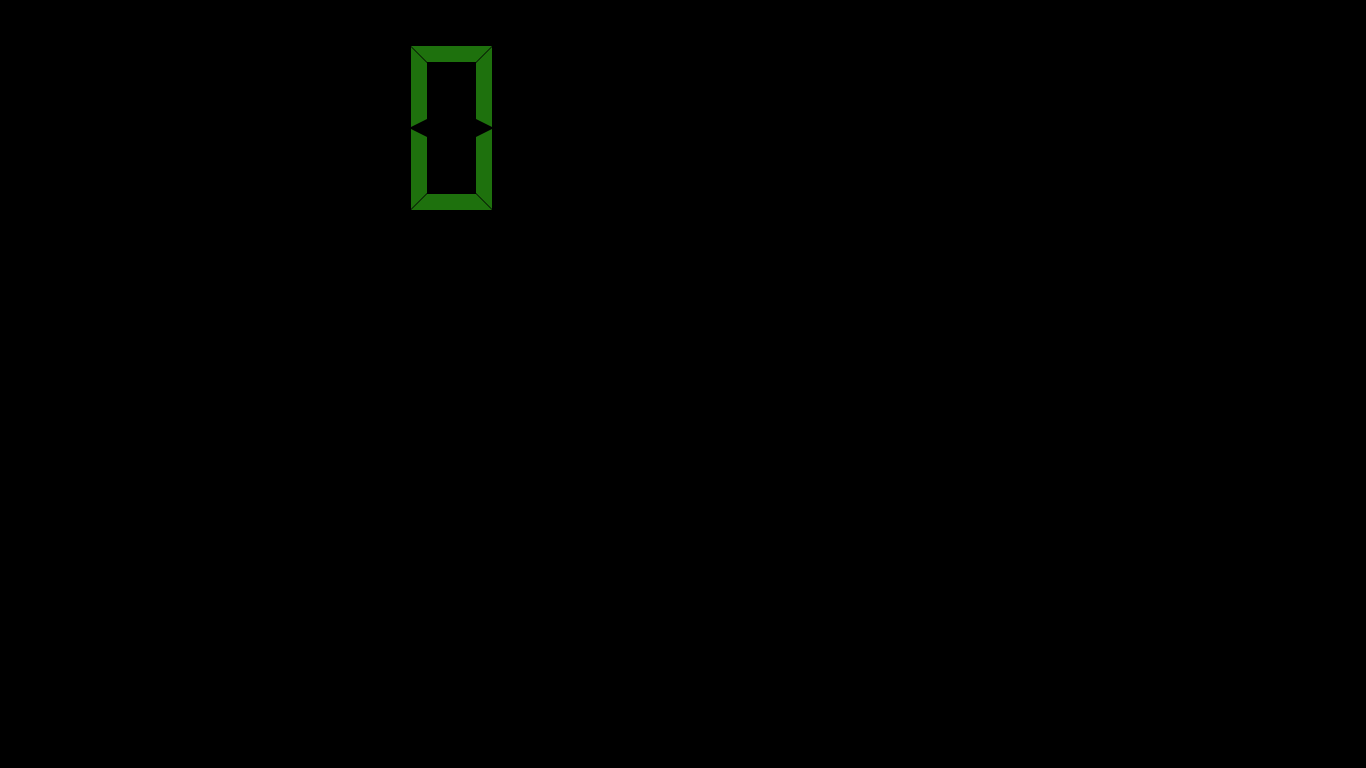
<?xml version="1.0" encoding="UTF-8"?>
<ui version="4.0">
 <class>MainWindow</class>
 <widget class="QMainWindow" name="MainWindow">
  <property name="geometry">
   <rect>
    <x>0</x>
    <y>0</y>
    <width>1366</width>
    <height>768</height>
   </rect>
  </property>
  <property name="palette">
   <palette>
    <active>
     <colorrole role="Base">
      <brush brushstyle="SolidPattern">
       <color alpha="255">
        <red>255</red>
        <green>255</green>
        <blue>255</blue>
       </color>
      </brush>
     </colorrole>
     <colorrole role="Window">
      <brush brushstyle="SolidPattern">
       <color alpha="255">
        <red>0</red>
        <green>0</green>
        <blue>0</blue>
       </color>
      </brush>
     </colorrole>
    </active>
    <inactive>
     <colorrole role="Base">
      <brush brushstyle="SolidPattern">
       <color alpha="255">
        <red>255</red>
        <green>255</green>
        <blue>255</blue>
       </color>
      </brush>
     </colorrole>
     <colorrole role="Window">
      <brush brushstyle="SolidPattern">
       <color alpha="255">
        <red>0</red>
        <green>0</green>
        <blue>0</blue>
       </color>
      </brush>
     </colorrole>
    </inactive>
    <disabled>
     <colorrole role="Base">
      <brush brushstyle="SolidPattern">
       <color alpha="255">
        <red>0</red>
        <green>0</green>
        <blue>0</blue>
       </color>
      </brush>
     </colorrole>
     <colorrole role="Window">
      <brush brushstyle="SolidPattern">
       <color alpha="255">
        <red>0</red>
        <green>0</green>
        <blue>0</blue>
       </color>
      </brush>
     </colorrole>
    </disabled>
   </palette>
  </property>
  <property name="windowTitle">
   <string>ScreenClock</string>
  </property>
  <property name="windowIcon">
   <iconset resource="leyend.qrc">
    <normaloff>:/logo</normaloff>
    <normalon>:/logo</normalon>
    <activeon>:/logo</activeon>
    <selectedon>:/logo</selectedon>:/logo</iconset>
  </property>
  <property name="iconSize">
   <size>
    <width>96</width>
    <height>96</height>
   </size>
  </property>
  <widget class="QWidget" name="centralwidget">
   <widget class="QLCDNumber" name="lcd_time">
    <property name="geometry">
     <rect>
      <x>0</x>
      <y>0</y>
      <width>512</width>
      <height>256</height>
     </rect>
    </property>
    <property name="palette">
     <palette>
      <active>
       <colorrole role="WindowText">
        <brush brushstyle="SolidPattern">
         <color alpha="255">
          <red>30</red>
          <green>113</green>
          <blue>13</blue>
         </color>
        </brush>
       </colorrole>
       <colorrole role="Button">
        <brush brushstyle="SolidPattern">
         <color alpha="255">
          <red>0</red>
          <green>0</green>
          <blue>0</blue>
         </color>
        </brush>
       </colorrole>
       <colorrole role="Light">
        <brush brushstyle="SolidPattern">
         <color alpha="255">
          <red>0</red>
          <green>0</green>
          <blue>0</blue>
         </color>
        </brush>
       </colorrole>
       <colorrole role="Text">
        <brush brushstyle="SolidPattern">
         <color alpha="255">
          <red>30</red>
          <green>113</green>
          <blue>13</blue>
         </color>
        </brush>
       </colorrole>
       <colorrole role="BrightText">
        <brush brushstyle="SolidPattern">
         <color alpha="255">
          <red>0</red>
          <green>0</green>
          <blue>0</blue>
         </color>
        </brush>
       </colorrole>
       <colorrole role="ButtonText">
        <brush brushstyle="SolidPattern">
         <color alpha="255">
          <red>30</red>
          <green>113</green>
          <blue>13</blue>
         </color>
        </brush>
       </colorrole>
       <colorrole role="Base">
        <brush brushstyle="SolidPattern">
         <color alpha="255">
          <red>0</red>
          <green>0</green>
          <blue>0</blue>
         </color>
        </brush>
       </colorrole>
       <colorrole role="HighlightedText">
        <brush brushstyle="SolidPattern">
         <color alpha="255">
          <red>0</red>
          <green>0</green>
          <blue>0</blue>
         </color>
        </brush>
       </colorrole>
       <colorrole role="AlternateBase">
        <brush brushstyle="SolidPattern">
         <color alpha="255">
          <red>0</red>
          <green>0</green>
          <blue>0</blue>
         </color>
        </brush>
       </colorrole>
       <colorrole role="PlaceholderText">
        <brush brushstyle="SolidPattern">
         <color alpha="128">
          <red>0</red>
          <green>0</green>
          <blue>0</blue>
         </color>
        </brush>
       </colorrole>
      </active>
      <inactive>
       <colorrole role="WindowText">
        <brush brushstyle="SolidPattern">
         <color alpha="255">
          <red>30</red>
          <green>113</green>
          <blue>13</blue>
         </color>
        </brush>
       </colorrole>
       <colorrole role="Button">
        <brush brushstyle="SolidPattern">
         <color alpha="255">
          <red>0</red>
          <green>0</green>
          <blue>0</blue>
         </color>
        </brush>
       </colorrole>
       <colorrole role="Light">
        <brush brushstyle="SolidPattern">
         <color alpha="255">
          <red>0</red>
          <green>0</green>
          <blue>0</blue>
         </color>
        </brush>
       </colorrole>
       <colorrole role="Text">
        <brush brushstyle="SolidPattern">
         <color alpha="255">
          <red>30</red>
          <green>113</green>
          <blue>13</blue>
         </color>
        </brush>
       </colorrole>
       <colorrole role="BrightText">
        <brush brushstyle="SolidPattern">
         <color alpha="255">
          <red>0</red>
          <green>0</green>
          <blue>0</blue>
         </color>
        </brush>
       </colorrole>
       <colorrole role="ButtonText">
        <brush brushstyle="SolidPattern">
         <color alpha="255">
          <red>30</red>
          <green>113</green>
          <blue>13</blue>
         </color>
        </brush>
       </colorrole>
       <colorrole role="Base">
        <brush brushstyle="SolidPattern">
         <color alpha="255">
          <red>0</red>
          <green>0</green>
          <blue>0</blue>
         </color>
        </brush>
       </colorrole>
       <colorrole role="HighlightedText">
        <brush brushstyle="SolidPattern">
         <color alpha="255">
          <red>0</red>
          <green>0</green>
          <blue>0</blue>
         </color>
        </brush>
       </colorrole>
       <colorrole role="AlternateBase">
        <brush brushstyle="SolidPattern">
         <color alpha="255">
          <red>0</red>
          <green>0</green>
          <blue>0</blue>
         </color>
        </brush>
       </colorrole>
       <colorrole role="PlaceholderText">
        <brush brushstyle="SolidPattern">
         <color alpha="128">
          <red>0</red>
          <green>0</green>
          <blue>0</blue>
         </color>
        </brush>
       </colorrole>
      </inactive>
      <disabled>
       <colorrole role="WindowText">
        <brush brushstyle="SolidPattern">
         <color alpha="255">
          <red>120</red>
          <green>120</green>
          <blue>120</blue>
         </color>
        </brush>
       </colorrole>
       <colorrole role="Button">
        <brush brushstyle="SolidPattern">
         <color alpha="255">
          <red>0</red>
          <green>0</green>
          <blue>0</blue>
         </color>
        </brush>
       </colorrole>
       <colorrole role="Light">
        <brush brushstyle="SolidPattern">
         <color alpha="255">
          <red>0</red>
          <green>0</green>
          <blue>0</blue>
         </color>
        </brush>
       </colorrole>
       <colorrole role="Text">
        <brush brushstyle="SolidPattern">
         <color alpha="255">
          <red>120</red>
          <green>120</green>
          <blue>120</blue>
         </color>
        </brush>
       </colorrole>
       <colorrole role="BrightText">
        <brush brushstyle="SolidPattern">
         <color alpha="255">
          <red>0</red>
          <green>0</green>
          <blue>0</blue>
         </color>
        </brush>
       </colorrole>
       <colorrole role="ButtonText">
        <brush brushstyle="SolidPattern">
         <color alpha="255">
          <red>120</red>
          <green>120</green>
          <blue>120</blue>
         </color>
        </brush>
       </colorrole>
       <colorrole role="Base">
        <brush brushstyle="SolidPattern">
         <color alpha="255">
          <red>0</red>
          <green>0</green>
          <blue>0</blue>
         </color>
        </brush>
       </colorrole>
       <colorrole role="HighlightedText">
        <brush brushstyle="SolidPattern">
         <color alpha="255">
          <red>0</red>
          <green>0</green>
          <blue>0</blue>
         </color>
        </brush>
       </colorrole>
       <colorrole role="AlternateBase">
        <brush brushstyle="SolidPattern">
         <color alpha="255">
          <red>0</red>
          <green>0</green>
          <blue>0</blue>
         </color>
        </brush>
       </colorrole>
       <colorrole role="PlaceholderText">
        <brush brushstyle="SolidPattern">
         <color alpha="128">
          <red>0</red>
          <green>0</green>
          <blue>0</blue>
         </color>
        </brush>
       </colorrole>
      </disabled>
     </palette>
    </property>
    <property name="font">
     <font>
      <family>NewsGoth BT</family>
      <weight>75</weight>
      <bold>true</bold>
     </font>
    </property>
    <property name="frameShape">
     <enum>QFrame::NoFrame</enum>
    </property>
    <property name="segmentStyle">
     <enum>QLCDNumber::Flat</enum>
    </property>
   </widget>
   <widget class="QLabel" name="s0">
    <property name="geometry">
     <rect>
      <x>10</x>
      <y>280</y>
      <width>16</width>
      <height>16</height>
     </rect>
    </property>
    <property name="text">
     <string/>
    </property>
    <property name="pixmap">
     <pixmap resource="leyend.qrc">:/g_led_16</pixmap>
    </property>
   </widget>
   <widget class="QLabel" name="s1">
    <property name="geometry">
     <rect>
      <x>30</x>
      <y>280</y>
      <width>16</width>
      <height>16</height>
     </rect>
    </property>
    <property name="text">
     <string/>
    </property>
    <property name="pixmap">
     <pixmap resource="leyend.qrc">:/g_led_16</pixmap>
    </property>
   </widget>
   <widget class="QLabel" name="s2">
    <property name="geometry">
     <rect>
      <x>50</x>
      <y>280</y>
      <width>16</width>
      <height>16</height>
     </rect>
    </property>
    <property name="text">
     <string/>
    </property>
    <property name="pixmap">
     <pixmap resource="leyend.qrc">:/g_led_16</pixmap>
    </property>
   </widget>
   <widget class="QLabel" name="s3">
    <property name="geometry">
     <rect>
      <x>70</x>
      <y>280</y>
      <width>16</width>
      <height>16</height>
     </rect>
    </property>
    <property name="text">
     <string/>
    </property>
    <property name="pixmap">
     <pixmap resource="leyend.qrc">:/g_led_16</pixmap>
    </property>
   </widget>
   <widget class="QLabel" name="s4">
    <property name="geometry">
     <rect>
      <x>90</x>
      <y>280</y>
      <width>16</width>
      <height>16</height>
     </rect>
    </property>
    <property name="text">
     <string/>
    </property>
    <property name="pixmap">
     <pixmap resource="leyend.qrc">:/g_led_16</pixmap>
    </property>
   </widget>
   <widget class="QLabel" name="s5">
    <property name="geometry">
     <rect>
      <x>110</x>
      <y>280</y>
      <width>16</width>
      <height>16</height>
     </rect>
    </property>
    <property name="text">
     <string/>
    </property>
    <property name="pixmap">
     <pixmap resource="leyend.qrc">:/g_led_16</pixmap>
    </property>
   </widget>
   <widget class="QLabel" name="s7">
    <property name="geometry">
     <rect>
      <x>150</x>
      <y>280</y>
      <width>16</width>
      <height>16</height>
     </rect>
    </property>
    <property name="text">
     <string/>
    </property>
    <property name="pixmap">
     <pixmap resource="leyend.qrc">:/g_led_16</pixmap>
    </property>
   </widget>
   <widget class="QLabel" name="s8">
    <property name="geometry">
     <rect>
      <x>170</x>
      <y>280</y>
      <width>16</width>
      <height>16</height>
     </rect>
    </property>
    <property name="text">
     <string/>
    </property>
    <property name="pixmap">
     <pixmap resource="leyend.qrc">:/g_led_16</pixmap>
    </property>
   </widget>
   <widget class="QLabel" name="s9">
    <property name="geometry">
     <rect>
      <x>190</x>
      <y>280</y>
      <width>16</width>
      <height>16</height>
     </rect>
    </property>
    <property name="text">
     <string/>
    </property>
    <property name="pixmap">
     <pixmap resource="leyend.qrc">:/g_led_16</pixmap>
    </property>
   </widget>
   <widget class="QLabel" name="s10">
    <property name="geometry">
     <rect>
      <x>210</x>
      <y>280</y>
      <width>16</width>
      <height>16</height>
     </rect>
    </property>
    <property name="text">
     <string/>
    </property>
    <property name="pixmap">
     <pixmap resource="leyend.qrc">:/g_led_16</pixmap>
    </property>
   </widget>
   <widget class="QLabel" name="s11">
    <property name="geometry">
     <rect>
      <x>230</x>
      <y>280</y>
      <width>16</width>
      <height>16</height>
     </rect>
    </property>
    <property name="text">
     <string/>
    </property>
    <property name="pixmap">
     <pixmap resource="leyend.qrc">:/g_led_16</pixmap>
    </property>
   </widget>
   <widget class="QLabel" name="s6">
    <property name="geometry">
     <rect>
      <x>130</x>
      <y>280</y>
      <width>16</width>
      <height>16</height>
     </rect>
    </property>
    <property name="text">
     <string/>
    </property>
    <property name="pixmap">
     <pixmap resource="leyend.qrc">:/g_led_16</pixmap>
    </property>
   </widget>
   <widget class="QLabel" name="s12">
    <property name="geometry">
     <rect>
      <x>250</x>
      <y>280</y>
      <width>16</width>
      <height>16</height>
     </rect>
    </property>
    <property name="text">
     <string/>
    </property>
    <property name="pixmap">
     <pixmap resource="leyend.qrc">:/g_led_16</pixmap>
    </property>
   </widget>
   <widget class="QLabel" name="s13">
    <property name="geometry">
     <rect>
      <x>270</x>
      <y>280</y>
      <width>16</width>
      <height>16</height>
     </rect>
    </property>
    <property name="text">
     <string/>
    </property>
    <property name="pixmap">
     <pixmap resource="leyend.qrc">:/g_led_16</pixmap>
    </property>
   </widget>
   <widget class="QLabel" name="s14">
    <property name="geometry">
     <rect>
      <x>290</x>
      <y>280</y>
      <width>16</width>
      <height>16</height>
     </rect>
    </property>
    <property name="text">
     <string/>
    </property>
    <property name="pixmap">
     <pixmap resource="leyend.qrc">:/g_led_16</pixmap>
    </property>
   </widget>
   <widget class="QLabel" name="s15">
    <property name="geometry">
     <rect>
      <x>310</x>
      <y>280</y>
      <width>16</width>
      <height>16</height>
     </rect>
    </property>
    <property name="text">
     <string/>
    </property>
    <property name="pixmap">
     <pixmap resource="leyend.qrc">:/g_led_16</pixmap>
    </property>
   </widget>
   <widget class="QLabel" name="s23">
    <property name="geometry">
     <rect>
      <x>470</x>
      <y>280</y>
      <width>16</width>
      <height>16</height>
     </rect>
    </property>
    <property name="text">
     <string/>
    </property>
    <property name="pixmap">
     <pixmap resource="leyend.qrc">:/g_led_16</pixmap>
    </property>
   </widget>
   <widget class="QLabel" name="s28">
    <property name="geometry">
     <rect>
      <x>570</x>
      <y>280</y>
      <width>16</width>
      <height>16</height>
     </rect>
    </property>
    <property name="text">
     <string/>
    </property>
    <property name="pixmap">
     <pixmap resource="leyend.qrc">:/g_led_16</pixmap>
    </property>
   </widget>
   <widget class="QLabel" name="s17">
    <property name="geometry">
     <rect>
      <x>350</x>
      <y>280</y>
      <width>16</width>
      <height>16</height>
     </rect>
    </property>
    <property name="text">
     <string/>
    </property>
    <property name="pixmap">
     <pixmap resource="leyend.qrc">:/g_led_16</pixmap>
    </property>
   </widget>
   <widget class="QLabel" name="s20">
    <property name="geometry">
     <rect>
      <x>410</x>
      <y>280</y>
      <width>16</width>
      <height>16</height>
     </rect>
    </property>
    <property name="text">
     <string/>
    </property>
    <property name="pixmap">
     <pixmap resource="leyend.qrc">:/g_led_16</pixmap>
    </property>
   </widget>
   <widget class="QLabel" name="s18">
    <property name="geometry">
     <rect>
      <x>370</x>
      <y>280</y>
      <width>16</width>
      <height>16</height>
     </rect>
    </property>
    <property name="text">
     <string/>
    </property>
    <property name="pixmap">
     <pixmap resource="leyend.qrc">:/g_led_16</pixmap>
    </property>
   </widget>
   <widget class="QLabel" name="s22">
    <property name="geometry">
     <rect>
      <x>450</x>
      <y>280</y>
      <width>16</width>
      <height>16</height>
     </rect>
    </property>
    <property name="text">
     <string/>
    </property>
    <property name="pixmap">
     <pixmap resource="leyend.qrc">:/g_led_16</pixmap>
    </property>
   </widget>
   <widget class="QLabel" name="s16">
    <property name="geometry">
     <rect>
      <x>330</x>
      <y>280</y>
      <width>16</width>
      <height>16</height>
     </rect>
    </property>
    <property name="text">
     <string/>
    </property>
    <property name="pixmap">
     <pixmap resource="leyend.qrc">:/g_led_16</pixmap>
    </property>
   </widget>
   <widget class="QLabel" name="s26">
    <property name="geometry">
     <rect>
      <x>530</x>
      <y>280</y>
      <width>16</width>
      <height>16</height>
     </rect>
    </property>
    <property name="text">
     <string/>
    </property>
    <property name="pixmap">
     <pixmap resource="leyend.qrc">:/g_led_16</pixmap>
    </property>
   </widget>
   <widget class="QLabel" name="s30">
    <property name="geometry">
     <rect>
      <x>10</x>
      <y>330</y>
      <width>16</width>
      <height>16</height>
     </rect>
    </property>
    <property name="text">
     <string/>
    </property>
    <property name="pixmap">
     <pixmap resource="leyend.qrc">:/g_led_16</pixmap>
    </property>
   </widget>
   <widget class="QLabel" name="s25">
    <property name="geometry">
     <rect>
      <x>510</x>
      <y>280</y>
      <width>16</width>
      <height>16</height>
     </rect>
    </property>
    <property name="text">
     <string/>
    </property>
    <property name="pixmap">
     <pixmap resource="leyend.qrc">:/g_led_16</pixmap>
    </property>
   </widget>
   <widget class="QLabel" name="s27">
    <property name="geometry">
     <rect>
      <x>550</x>
      <y>280</y>
      <width>16</width>
      <height>16</height>
     </rect>
    </property>
    <property name="text">
     <string/>
    </property>
    <property name="pixmap">
     <pixmap resource="leyend.qrc">:/g_led_16</pixmap>
    </property>
   </widget>
   <widget class="QLabel" name="s19">
    <property name="geometry">
     <rect>
      <x>390</x>
      <y>280</y>
      <width>16</width>
      <height>16</height>
     </rect>
    </property>
    <property name="text">
     <string/>
    </property>
    <property name="pixmap">
     <pixmap resource="leyend.qrc">:/g_led_16</pixmap>
    </property>
   </widget>
   <widget class="QLabel" name="s21">
    <property name="geometry">
     <rect>
      <x>430</x>
      <y>280</y>
      <width>16</width>
      <height>16</height>
     </rect>
    </property>
    <property name="text">
     <string/>
    </property>
    <property name="pixmap">
     <pixmap resource="leyend.qrc">:/g_led_16</pixmap>
    </property>
   </widget>
   <widget class="QLabel" name="s24">
    <property name="geometry">
     <rect>
      <x>490</x>
      <y>280</y>
      <width>16</width>
      <height>16</height>
     </rect>
    </property>
    <property name="text">
     <string/>
    </property>
    <property name="pixmap">
     <pixmap resource="leyend.qrc">:/g_led_16</pixmap>
    </property>
   </widget>
   <widget class="QLabel" name="s31">
    <property name="geometry">
     <rect>
      <x>30</x>
      <y>330</y>
      <width>16</width>
      <height>16</height>
     </rect>
    </property>
    <property name="text">
     <string/>
    </property>
    <property name="pixmap">
     <pixmap resource="leyend.qrc">:/g_led_16</pixmap>
    </property>
   </widget>
   <widget class="QLabel" name="s29">
    <property name="geometry">
     <rect>
      <x>590</x>
      <y>280</y>
      <width>16</width>
      <height>16</height>
     </rect>
    </property>
    <property name="text">
     <string/>
    </property>
    <property name="pixmap">
     <pixmap resource="leyend.qrc">:/g_led_16</pixmap>
    </property>
   </widget>
   <widget class="QLabel" name="s41">
    <property name="geometry">
     <rect>
      <x>230</x>
      <y>330</y>
      <width>16</width>
      <height>16</height>
     </rect>
    </property>
    <property name="text">
     <string/>
    </property>
    <property name="pixmap">
     <pixmap resource="leyend.qrc">:/g_led_16</pixmap>
    </property>
   </widget>
   <widget class="QLabel" name="s37">
    <property name="geometry">
     <rect>
      <x>150</x>
      <y>330</y>
      <width>16</width>
      <height>16</height>
     </rect>
    </property>
    <property name="text">
     <string/>
    </property>
    <property name="pixmap">
     <pixmap resource="leyend.qrc">:/g_led_16</pixmap>
    </property>
   </widget>
   <widget class="QLabel" name="s32">
    <property name="geometry">
     <rect>
      <x>50</x>
      <y>330</y>
      <width>16</width>
      <height>16</height>
     </rect>
    </property>
    <property name="text">
     <string/>
    </property>
    <property name="pixmap">
     <pixmap resource="leyend.qrc">:/g_led_16</pixmap>
    </property>
   </widget>
   <widget class="QLabel" name="s43">
    <property name="geometry">
     <rect>
      <x>270</x>
      <y>330</y>
      <width>16</width>
      <height>16</height>
     </rect>
    </property>
    <property name="text">
     <string/>
    </property>
    <property name="pixmap">
     <pixmap resource="leyend.qrc">:/g_led_16</pixmap>
    </property>
   </widget>
   <widget class="QLabel" name="s35">
    <property name="geometry">
     <rect>
      <x>110</x>
      <y>330</y>
      <width>16</width>
      <height>16</height>
     </rect>
    </property>
    <property name="text">
     <string/>
    </property>
    <property name="pixmap">
     <pixmap resource="leyend.qrc">:/g_led_16</pixmap>
    </property>
   </widget>
   <widget class="QLabel" name="s53">
    <property name="geometry">
     <rect>
      <x>470</x>
      <y>330</y>
      <width>16</width>
      <height>16</height>
     </rect>
    </property>
    <property name="text">
     <string/>
    </property>
    <property name="pixmap">
     <pixmap resource="leyend.qrc">:/g_led_16</pixmap>
    </property>
   </widget>
   <widget class="QLabel" name="s49">
    <property name="geometry">
     <rect>
      <x>390</x>
      <y>330</y>
      <width>16</width>
      <height>16</height>
     </rect>
    </property>
    <property name="text">
     <string/>
    </property>
    <property name="pixmap">
     <pixmap resource="leyend.qrc">:/g_led_16</pixmap>
    </property>
   </widget>
   <widget class="QLabel" name="s39">
    <property name="geometry">
     <rect>
      <x>190</x>
      <y>330</y>
      <width>16</width>
      <height>16</height>
     </rect>
    </property>
    <property name="text">
     <string/>
    </property>
    <property name="pixmap">
     <pixmap resource="leyend.qrc">:/g_led_16</pixmap>
    </property>
   </widget>
   <widget class="QLabel" name="s38">
    <property name="geometry">
     <rect>
      <x>170</x>
      <y>330</y>
      <width>16</width>
      <height>16</height>
     </rect>
    </property>
    <property name="text">
     <string/>
    </property>
    <property name="pixmap">
     <pixmap resource="leyend.qrc">:/g_led_16</pixmap>
    </property>
   </widget>
   <widget class="QLabel" name="s45">
    <property name="geometry">
     <rect>
      <x>310</x>
      <y>330</y>
      <width>16</width>
      <height>16</height>
     </rect>
    </property>
    <property name="text">
     <string/>
    </property>
    <property name="pixmap">
     <pixmap resource="leyend.qrc">:/g_led_16</pixmap>
    </property>
   </widget>
   <widget class="QLabel" name="s44">
    <property name="geometry">
     <rect>
      <x>290</x>
      <y>330</y>
      <width>16</width>
      <height>16</height>
     </rect>
    </property>
    <property name="text">
     <string/>
    </property>
    <property name="pixmap">
     <pixmap resource="leyend.qrc">:/g_led_16</pixmap>
    </property>
   </widget>
   <widget class="QLabel" name="s55">
    <property name="geometry">
     <rect>
      <x>510</x>
      <y>330</y>
      <width>16</width>
      <height>16</height>
     </rect>
    </property>
    <property name="text">
     <string/>
    </property>
    <property name="pixmap">
     <pixmap resource="leyend.qrc">:/g_led_16</pixmap>
    </property>
   </widget>
   <widget class="QLabel" name="s48">
    <property name="geometry">
     <rect>
      <x>370</x>
      <y>330</y>
      <width>16</width>
      <height>16</height>
     </rect>
    </property>
    <property name="text">
     <string/>
    </property>
    <property name="pixmap">
     <pixmap resource="leyend.qrc">:/g_led_16</pixmap>
    </property>
   </widget>
   <widget class="QLabel" name="s50">
    <property name="geometry">
     <rect>
      <x>410</x>
      <y>330</y>
      <width>16</width>
      <height>16</height>
     </rect>
    </property>
    <property name="text">
     <string/>
    </property>
    <property name="pixmap">
     <pixmap resource="leyend.qrc">:/g_led_16</pixmap>
    </property>
   </widget>
   <widget class="QLabel" name="s47">
    <property name="geometry">
     <rect>
      <x>350</x>
      <y>330</y>
      <width>16</width>
      <height>16</height>
     </rect>
    </property>
    <property name="text">
     <string/>
    </property>
    <property name="pixmap">
     <pixmap resource="leyend.qrc">:/g_led_16</pixmap>
    </property>
   </widget>
   <widget class="QLabel" name="s58">
    <property name="geometry">
     <rect>
      <x>570</x>
      <y>330</y>
      <width>16</width>
      <height>16</height>
     </rect>
    </property>
    <property name="text">
     <string/>
    </property>
    <property name="pixmap">
     <pixmap resource="leyend.qrc">:/g_led_16</pixmap>
    </property>
   </widget>
   <widget class="QLabel" name="s51">
    <property name="geometry">
     <rect>
      <x>430</x>
      <y>330</y>
      <width>16</width>
      <height>16</height>
     </rect>
    </property>
    <property name="text">
     <string/>
    </property>
    <property name="pixmap">
     <pixmap resource="leyend.qrc">:/g_led_16</pixmap>
    </property>
   </widget>
   <widget class="QLabel" name="s54">
    <property name="geometry">
     <rect>
      <x>490</x>
      <y>330</y>
      <width>16</width>
      <height>16</height>
     </rect>
    </property>
    <property name="text">
     <string/>
    </property>
    <property name="pixmap">
     <pixmap resource="leyend.qrc">:/g_led_16</pixmap>
    </property>
   </widget>
   <widget class="QLabel" name="s42">
    <property name="geometry">
     <rect>
      <x>250</x>
      <y>330</y>
      <width>16</width>
      <height>16</height>
     </rect>
    </property>
    <property name="text">
     <string/>
    </property>
    <property name="pixmap">
     <pixmap resource="leyend.qrc">:/g_led_16</pixmap>
    </property>
   </widget>
   <widget class="QLabel" name="s46">
    <property name="geometry">
     <rect>
      <x>330</x>
      <y>330</y>
      <width>16</width>
      <height>16</height>
     </rect>
    </property>
    <property name="text">
     <string/>
    </property>
    <property name="pixmap">
     <pixmap resource="leyend.qrc">:/g_led_16</pixmap>
    </property>
   </widget>
   <widget class="QLabel" name="s33">
    <property name="geometry">
     <rect>
      <x>70</x>
      <y>330</y>
      <width>16</width>
      <height>16</height>
     </rect>
    </property>
    <property name="text">
     <string/>
    </property>
    <property name="pixmap">
     <pixmap resource="leyend.qrc">:/g_led_16</pixmap>
    </property>
   </widget>
   <widget class="QLabel" name="s36">
    <property name="geometry">
     <rect>
      <x>130</x>
      <y>330</y>
      <width>16</width>
      <height>16</height>
     </rect>
    </property>
    <property name="text">
     <string/>
    </property>
    <property name="pixmap">
     <pixmap resource="leyend.qrc">:/g_led_16</pixmap>
    </property>
   </widget>
   <widget class="QLabel" name="s52">
    <property name="geometry">
     <rect>
      <x>450</x>
      <y>330</y>
      <width>16</width>
      <height>16</height>
     </rect>
    </property>
    <property name="text">
     <string/>
    </property>
    <property name="pixmap">
     <pixmap resource="leyend.qrc">:/g_led_16</pixmap>
    </property>
   </widget>
   <widget class="QLabel" name="s56">
    <property name="geometry">
     <rect>
      <x>530</x>
      <y>330</y>
      <width>16</width>
      <height>16</height>
     </rect>
    </property>
    <property name="text">
     <string/>
    </property>
    <property name="pixmap">
     <pixmap resource="leyend.qrc">:/g_led_16</pixmap>
    </property>
   </widget>
   <widget class="QLabel" name="s34">
    <property name="geometry">
     <rect>
      <x>90</x>
      <y>330</y>
      <width>16</width>
      <height>16</height>
     </rect>
    </property>
    <property name="text">
     <string/>
    </property>
    <property name="pixmap">
     <pixmap resource="leyend.qrc">:/g_led_16</pixmap>
    </property>
   </widget>
   <widget class="QLabel" name="s57">
    <property name="geometry">
     <rect>
      <x>550</x>
      <y>330</y>
      <width>16</width>
      <height>16</height>
     </rect>
    </property>
    <property name="text">
     <string/>
    </property>
    <property name="pixmap">
     <pixmap resource="leyend.qrc">:/g_led_16</pixmap>
    </property>
   </widget>
   <widget class="QLabel" name="s40">
    <property name="geometry">
     <rect>
      <x>210</x>
      <y>330</y>
      <width>16</width>
      <height>16</height>
     </rect>
    </property>
    <property name="text">
     <string/>
    </property>
    <property name="pixmap">
     <pixmap resource="leyend.qrc">:/g_led_16</pixmap>
    </property>
   </widget>
   <widget class="QLabel" name="s59">
    <property name="geometry">
     <rect>
      <x>590</x>
      <y>330</y>
      <width>16</width>
      <height>16</height>
     </rect>
    </property>
    <property name="text">
     <string/>
    </property>
    <property name="pixmap">
     <pixmap resource="leyend.qrc">:/g_led_16</pixmap>
    </property>
   </widget>
   <widget class="QLabel" name="m0">
    <property name="geometry">
     <rect>
      <x>10</x>
      <y>380</y>
      <width>16</width>
      <height>16</height>
     </rect>
    </property>
    <property name="text">
     <string/>
    </property>
    <property name="pixmap">
     <pixmap resource="leyend.qrc">:/g_led_16</pixmap>
    </property>
   </widget>
   <widget class="QLabel" name="m5">
    <property name="geometry">
     <rect>
      <x>30</x>
      <y>380</y>
      <width>16</width>
      <height>16</height>
     </rect>
    </property>
    <property name="text">
     <string/>
    </property>
    <property name="pixmap">
     <pixmap resource="leyend.qrc">:/g_led_16</pixmap>
    </property>
   </widget>
   <widget class="QLabel" name="m15">
    <property name="geometry">
     <rect>
      <x>70</x>
      <y>380</y>
      <width>16</width>
      <height>16</height>
     </rect>
    </property>
    <property name="text">
     <string/>
    </property>
    <property name="pixmap">
     <pixmap resource="leyend.qrc">:/g_led_16</pixmap>
    </property>
   </widget>
   <widget class="QLabel" name="m10">
    <property name="geometry">
     <rect>
      <x>50</x>
      <y>380</y>
      <width>16</width>
      <height>16</height>
     </rect>
    </property>
    <property name="text">
     <string/>
    </property>
    <property name="pixmap">
     <pixmap resource="leyend.qrc">:/g_led_16</pixmap>
    </property>
   </widget>
   <widget class="QLabel" name="m25">
    <property name="geometry">
     <rect>
      <x>110</x>
      <y>380</y>
      <width>16</width>
      <height>16</height>
     </rect>
    </property>
    <property name="text">
     <string/>
    </property>
    <property name="pixmap">
     <pixmap resource="leyend.qrc">:/g_led_16</pixmap>
    </property>
   </widget>
   <widget class="QLabel" name="m20">
    <property name="geometry">
     <rect>
      <x>90</x>
      <y>380</y>
      <width>16</width>
      <height>16</height>
     </rect>
    </property>
    <property name="text">
     <string/>
    </property>
    <property name="pixmap">
     <pixmap resource="leyend.qrc">:/g_led_16</pixmap>
    </property>
   </widget>
   <widget class="QLabel" name="m35">
    <property name="geometry">
     <rect>
      <x>150</x>
      <y>380</y>
      <width>16</width>
      <height>16</height>
     </rect>
    </property>
    <property name="text">
     <string/>
    </property>
    <property name="pixmap">
     <pixmap resource="leyend.qrc">:/g_led_16</pixmap>
    </property>
   </widget>
   <widget class="QLabel" name="m30">
    <property name="geometry">
     <rect>
      <x>130</x>
      <y>380</y>
      <width>16</width>
      <height>16</height>
     </rect>
    </property>
    <property name="text">
     <string/>
    </property>
    <property name="pixmap">
     <pixmap resource="leyend.qrc">:/g_led_16</pixmap>
    </property>
   </widget>
   <widget class="QLabel" name="m45">
    <property name="geometry">
     <rect>
      <x>190</x>
      <y>380</y>
      <width>16</width>
      <height>16</height>
     </rect>
    </property>
    <property name="text">
     <string/>
    </property>
    <property name="pixmap">
     <pixmap resource="leyend.qrc">:/g_led_16</pixmap>
    </property>
   </widget>
   <widget class="QLabel" name="m40">
    <property name="geometry">
     <rect>
      <x>170</x>
      <y>380</y>
      <width>16</width>
      <height>16</height>
     </rect>
    </property>
    <property name="text">
     <string/>
    </property>
    <property name="pixmap">
     <pixmap resource="leyend.qrc">:/g_led_16</pixmap>
    </property>
   </widget>
   <widget class="QLabel" name="m55">
    <property name="geometry">
     <rect>
      <x>230</x>
      <y>380</y>
      <width>16</width>
      <height>16</height>
     </rect>
    </property>
    <property name="text">
     <string/>
    </property>
    <property name="pixmap">
     <pixmap resource="leyend.qrc">:/g_led_16</pixmap>
    </property>
   </widget>
   <widget class="QLabel" name="m50">
    <property name="geometry">
     <rect>
      <x>210</x>
      <y>380</y>
      <width>16</width>
      <height>16</height>
     </rect>
    </property>
    <property name="text">
     <string/>
    </property>
    <property name="pixmap">
     <pixmap resource="leyend.qrc">:/g_led_16</pixmap>
    </property>
   </widget>
  </widget>
 </widget>
 <resources>
  <include location="leyend.qrc"/>
 </resources>
 <connections/>
</ui>
